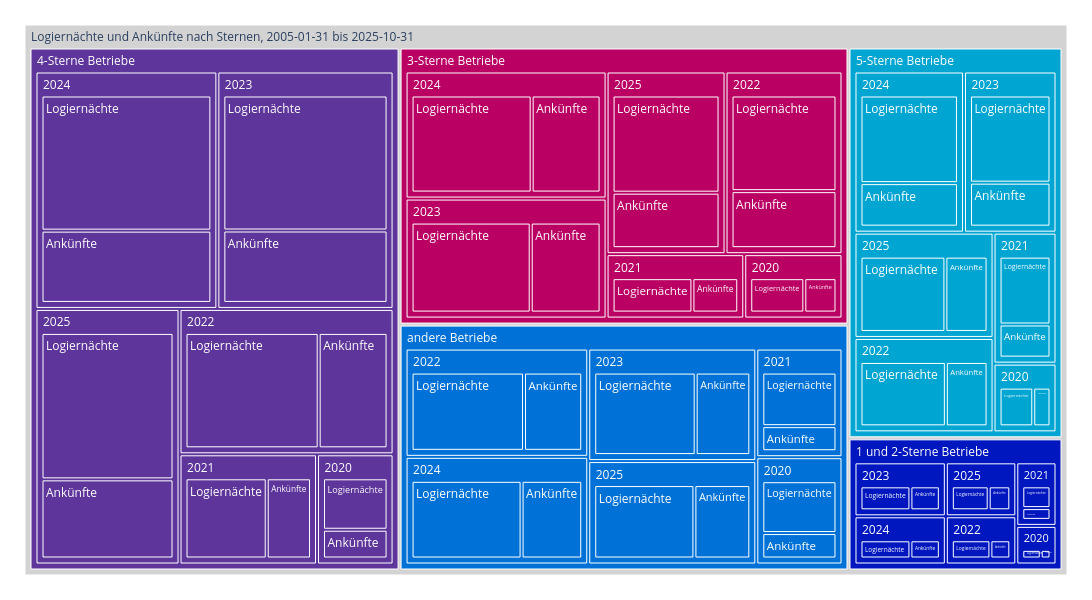

The notebook cell saved with this chart:
### Code cell
treeMap2 = mypy_dv.plot_px_treemap(
    data=myTreemapAgg.reset_index().query('Sterne !="Total" and Kennzahl =="Ankünfte" or Kennzahl =="Logiernächte"') \
    ,levels=['Sterne', 'Jahr_nbr','Kennzahl']
    ,values="sum_Anz"
    ,color="Sterne"
    #, color_continuous_scale='Blues'
    ,color_discrete_map=farben_dict_zc
    #,color_discrete_map={'(?)':'lightgrey', 'Erwerbstätige':'#99C32E', 'Nichterwerbspersonen':'#7B4100', 'Erwerbslose':'#DB247D'}  
    ,height=600
    ,width=1100               
    #,margin_val_bottom=25
    ,myHeaderTitle="Logiernächte und Ankünfte nach Sternen, "+ data_min_date + " bis "+data_max_date

)
treeMap2

### Figure 1 — Plotly figure (JSON) as saved in the notebook; plotly's stock layout.template omitted (floating-point values rounded to 4 significant figures)
{"data": [{"branchvalues": "total", "customdata": [["1 und 2-Sterne Betriebe"], ["andere Betriebe"], ["andere Betriebe"], ["1 und 2-Sterne Betriebe"], ["andere Betriebe"], ["andere Betriebe"], ["1 und 2-Sterne Betriebe"], ["1 und 2-Sterne Betriebe"], ["andere Betriebe"], ["1 und 2-Sterne Betriebe"], ["andere Betriebe"], ["andere Betriebe"], ["andere Betriebe"], ["5-Sterne Betriebe"], ["andere Betriebe"], ["5-Sterne Betriebe"], ["andere Betriebe"], ["1 und 2-Sterne Betriebe"], ["andere Betriebe"], ["5-Sterne Betriebe"], ["3-Sterne Betriebe"], ["5-Sterne Betriebe"], ["5-Sterne Betriebe"], ["3-Sterne Betriebe"], ["5-Sterne Betriebe"], ["5-Sterne Betriebe"], ["4-Sterne Betriebe"], ["5-Sterne Betriebe"], ["3-Sterne Betriebe"], ["andere Betriebe"], ["andere Betriebe"], ["5-Sterne Betriebe"], ["andere Betriebe"], ["1 und 2-Sterne Betriebe"], ["5-Sterne Betriebe"], ["4-Sterne Betriebe"], ["5-Sterne Betriebe"], ["5-Sterne Betriebe"], ["4-Sterne Betriebe"], ["1 und 2-Sterne Betriebe"], ["4-Sterne Betriebe"], ["4-Sterne Betriebe"], ["4-Sterne Betriebe"], ["3-Sterne Betriebe"], ["3-Sterne Betriebe"], ["3-Sterne Betriebe"], ["5-Sterne Betriebe"], ["4-Sterne Betriebe"], ["4-Sterne Betriebe"], ["5-Sterne Betriebe"], ["4-Sterne Betriebe"], ["4-Sterne Betriebe"], ["4-Sterne Betriebe"], ["4-Sterne Betriebe"], ["4-Sterne Betriebe"], ["4-Sterne Betriebe"], ["5-Sterne Betriebe"], ["4-Sterne Betriebe"], ["3-Sterne Betriebe"], ["4-Sterne Betriebe"], ["4-Sterne Betriebe"], ["3-Sterne Betriebe"], ["andere Betriebe"], ["3-Sterne Betriebe"], ["3-Sterne Betriebe"], ["3-Sterne Betriebe"], ["4-Sterne Betriebe"], ["5-Sterne Betriebe"], ["andere Betriebe"], ["5-Sterne Betriebe"], ["3-Sterne Betriebe"], ["3-Sterne Betriebe"], ["4-Sterne Betriebe"], ["5-Sterne Betriebe"], ["3-Sterne Betriebe"], ["3-Sterne Betriebe"], ["andere Betriebe"], ["1 und 2-Sterne Betriebe"], ["3-Sterne Betriebe"], ["3-Sterne Betriebe"], ["1 und 2-Sterne Betriebe"], ["1 und 2-Sterne Betriebe"], ["5-Sterne Betriebe"], ["1 und 2-Sterne Betriebe"], ["3-Sterne Betriebe"], ["1 und 2-Sterne Betriebe"], ["1 und 2-Sterne Betriebe"], ["1 und 2-Sterne Betriebe"], ["3-Sterne Betriebe"], ["andere Betriebe"], ["1 und 2-Sterne Betriebe"], ["1 und 2-Sterne Betriebe"], ["andere Betriebe"], ["1 und 2-Sterne Betriebe"], ["1 und 2-Sterne Betriebe"], ["(?)"]], "domain": {"x": [0, 1], "y": [0, 1]}, "hovertemplate": "%{label}<br><br>Anzahl:<br>%{value}<extra></extra>", "ids": ["Logiernächte und Ankünfte nach Sternen, 2005-01-31 bis 2025-10-31/1 und 2-Sterne Betriebe/2020/Ankünfte", "Logiernächte und Ankünfte nach Sternen, 2005-01-31 bis 2025-10-31/andere Betriebe/2022/Logiernächte", "Logiernächte und Ankünfte nach Sternen, 2005-01-31 bis 2025-10-31/andere Betriebe/2023/Logiernächte", "Logiernächte und Ankünfte nach Sternen, 2005-01-31 bis 2025-10-31/1 und 2-Sterne Betriebe/2024/Logiernächte", "Logiernächte und Ankünfte nach Sternen, 2005-01-31 bis 2025-10-31/andere Betriebe/2021/Logiernächte", "Logiernächte und Ankünfte nach Sternen, 2005-01-31 bis 2025-10-31/andere Betriebe/2025/Logiernächte", "Logiernächte und Ankünfte nach Sternen, 2005-01-31 bis 2025-10-31/1 und 2-Sterne Betriebe/2020", "Logiernächte und Ankünfte nach Sternen, 2005-01-31 bis 2025-10-31/1 und 2-Sterne Betriebe/2020/Logiernächte", "Logiernächte und Ankünfte nach Sternen, 2005-01-31 bis 2025-10-31/andere Betriebe/2025/Ankünfte", "Logiernächte und Ankünfte nach Sternen, 2005-01-31 bis 2025-10-31/1 und 2-Sterne Betriebe/2024/Ankünfte", "Logiernächte und Ankünfte nach Sternen, 2005-01-31 bis 2025-10-31/andere Betriebe/2023/Ankünfte", "Logiernächte und Ankünfte nach Sternen, 2005-01-31 bis 2025-10-31/andere Betriebe/2022", "Logiernächte und Ankünfte nach Sternen, 2005-01-31 bis 2025-10-31/andere Betriebe/2023", "Logiernächte und Ankünfte nach Sternen, 2005-01-31 bis 2025-10-31/5-Sterne Betriebe/2021", "Logiernächte und Ankünfte nach Sternen, 2005-01-31 bis 2025-10-31/andere Betriebe/2024", "Logiernächte und Ankünfte nach Sternen, 2005-01-31 bis 2025-10-31/5-Sterne Betriebe/2025", "Logiernächte und Ankünfte nach Sternen, 2005-01-31 bis 2025-10-31/andere Betriebe/2021/Ankünfte", "Logiernächte und Ankünfte nach Sternen, 2005-01-31 bis 2025-10-31/1 und 2-Sterne Betriebe/2022/Ankünfte", "Logiernächte und Ankünfte nach Sternen, 2005-01-31 bis 2025-10-31/andere Betriebe", "Logiernächte und Ankünfte nach Sternen, 2005-01-31 bis 2025-10-31/5-Sterne Betriebe/2024", "Logiernächte und Ankünfte nach Sternen, 2005-01-31 bis 2025-10-31/3-Sterne Betriebe/2020/Ankünfte", "Logiernächte und Ankünfte nach Sternen, 2005-01-31 bis 2025-10-31/5-Sterne Betriebe/2022/Logiernächte", "Logiernächte und Ankünfte nach Sternen, 2005-01-31 bis 2025-10-31/5-Sterne Betriebe", "Logiernächte und Ankünfte nach Sternen, 2005-01-31 bis 2025-10-31/3-Sterne Betriebe/2024/Logiernächte", "Logiernächte und Ankünfte nach Sternen, 2005-01-31 bis 2025-10-31/5-Sterne Betriebe/2021/Logiernächte", "Logiernächte und Ankünfte nach Sternen, 2005-01-31 bis 2025-10-31/5-Sterne Betriebe/2025/Logiernächte", "Logiernächte und Ankünfte nach Sternen, 2005-01-31 bis 2025-10-31/4-Sterne Betriebe/2025", "Logiernächte und Ankünfte nach Sternen, 2005-01-31 bis 2025-10-31/5-Sterne Betriebe/2023/Ankünfte", "Logiernächte und Ankünfte nach Sternen, 2005-01-31 bis 2025-10-31/3-Sterne Betriebe/2020/Logiernächte", "Logiernächte und Ankünfte nach Sternen, 2005-01-31 bis 2025-10-31/andere Betriebe/2022/Ankünfte", "Logiernächte und Ankünfte nach Sternen, 2005-01-31 bis 2025-10-31/andere Betriebe/2024/Ankünfte", "Logiernächte und Ankünfte nach Sternen, 2005-01-31 bis 2025-10-31/5-Sterne Betriebe/2025/Ankünfte", "Logiernächte und Ankünfte nach Sternen, 2005-01-31 bis 2025-10-31/andere Betriebe/2020", "Logiernächte und Ankünfte nach Sternen, 2005-01-31 bis 2025-10-31/1 und 2-Sterne Betriebe/2023", "Logiernächte und Ankünfte nach Sternen, 2005-01-31 bis 2025-10-31/5-Sterne Betriebe/2022", "Logiernächte und Ankünfte nach Sternen, 2005-01-31 bis 2025-10-31/4-Sterne Betriebe/2021", "Logiernächte und Ankünfte nach Sternen, 2005-01-31 bis 2025-10-31/5-Sterne Betriebe/2021/Ankünfte", "Logiernächte und Ankünfte nach Sternen, 2005-01-31 bis 2025-10-31/5-Sterne Betriebe/2023/Logiernächte", "Logiernächte und Ankünfte nach Sternen, 2005-01-31 bis 2025-10-31/4-Sterne Betriebe/2022", "Logiernächte und Ankünfte nach Sternen, 2005-01-31 bis 2025-10-31/1 und 2-Sterne Betriebe", "Logiernächte und Ankünfte nach Sternen, 2005-01-31 bis 2025-10-31/4-Sterne Betriebe/2024", "Logiernächte und Ankünfte nach Sternen, 2005-01-31 bis 2025-10-31/4-Sterne Betriebe/2024/Logiernächte", "Logiernächte und Ankünfte nach Sternen, 2005-01-31 bis 2025-10-31/4-Sterne Betriebe/2025/Logiernächte", "Logiernächte und Ankünfte nach Sternen, 2005-01-31 bis 2025-10-31/3-Sterne Betriebe/2021", "Logiernächte und Ankünfte nach Sternen, 2005-01-31 bis 2025-10-31/3-Sterne Betriebe/2025", "Logiernächte und Ankünfte nach Sternen, 2005-01-31 bis 2025-10-31/3-Sterne Betriebe/2023", "Logiernächte und Ankünfte nach Sternen, 2005-01-31 bis 2025-10-31/5-Sterne Betriebe/2020", "Logiernächte und Ankünfte nach Sternen, 2005-01-31 bis 2025-10-31/4-Sterne Betriebe/2023/Logiernächte", "Logiernächte und Ankünfte nach Sternen, 2005-01-31 bis 2025-10-31/4-Sterne Betriebe/2025/Ankünfte", "Logiernächte und Ankünfte nach Sternen, 2005-01-31 bis 2025-10-31/5-Sterne Betriebe/2024/Ankünfte", "Logiernächte und Ankünfte nach Sternen, 2005-01-31 bis 2025-10-31/4-Sterne Betriebe/2020/Logiernächte", "Logiernächte und Ankünfte nach Sternen, 2005-01-31 bis 2025-10-31/4-Sterne Betriebe/2023/Ankünfte", "Logiernächte und Ankünfte nach Sternen, 2005-01-31 bis 2025-10-31/4-Sterne Betriebe/2021/Ankünfte", "Logiernächte und Ankünfte nach Sternen, 2005-01-31 bis 2025-10-31/4-Sterne Betriebe/2020/Ankünfte", "Logiernächte und Ankünfte nach Sternen, 2005-01-31 bis 2025-10-31/4-Sterne Betriebe/2022/Logiernächte", "Logiernächte und Ankünfte nach Sternen, 2005-01-31 bis 2025-10-31/4-Sterne Betriebe/2021/Logiernächte", "Logiernächte und Ankünfte nach Sternen, 2005-01-31 bis 2025-10-31/5-Sterne Betriebe/2022/Ankünfte", "Logiernächte und Ankünfte nach Sternen, 2005-01-31 bis 2025-10-31/4-Sterne Betriebe/2023", "Logiernächte und Ankünfte nach Sternen, 2005-01-31 bis 2025-10-31/3-Sterne Betriebe/2023/Ankünfte", "Logiernächte und Ankünfte nach Sternen, 2005-01-31 bis 2025-10-31/4-Sterne Betriebe/2022/Ankünfte", "Logiernächte und Ankünfte nach Sternen, 2005-01-31 bis 2025-10-31/4-Sterne Betriebe/2024/Ankünfte", "Logiernächte und Ankünfte nach Sternen, 2005-01-31 bis 2025-10-31/3-Sterne Betriebe/2023/Logiernächte", "Logiernächte und Ankünfte nach Sternen, 2005-01-31 bis 2025-10-31/andere Betriebe/2021", "Logiernächte und Ankünfte nach Sternen, 2005-01-31 bis 2025-10-31/3-Sterne Betriebe/2021/Ankünfte", "Logiernächte und Ankünfte nach Sternen, 2005-01-31 bis 2025-10-31/3-Sterne Betriebe/2025/Ankünfte", "Logiernächte und Ankünfte nach Sternen, 2005-01-31 bis 2025-10-31/3-Sterne Betriebe/2022", "Logiernächte und Ankünfte nach Sternen, 2005-01-31 bis 2025-10-31/4-Sterne Betriebe/2020", "Logiernächte und Ankünfte nach Sternen, 2005-01-31 bis 2025-10-31/5-Sterne Betriebe/2020/Logiernächte", "Logiernächte und Ankünfte nach Sternen, 2005-01-31 bis 2025-10-31/andere Betriebe/2025", "Logiernächte und Ankünfte nach Sternen, 2005-01-31 bis 2025-10-31/5-Sterne Betriebe/2020/Ankünfte", "Logiernächte und Ankünfte nach Sternen, 2005-01-31 bis 2025-10-31/3-Sterne Betriebe/2021/Logiernächte", "Logiernächte und Ankünfte nach Sternen, 2005-01-31 bis 2025-10-31/3-Sterne Betriebe/2025/Logiernächte", "Logiernächte und Ankünfte nach Sternen, 2005-01-31 bis 2025-10-31/4-Sterne Betriebe", "Logiernächte und Ankünfte nach Sternen, 2005-01-31 bis 2025-10-31/5-Sterne Betriebe/2024/Logiernächte", "Logiernächte und Ankünfte nach Sternen, 2005-01-31 bis 2025-10-31/3-Sterne Betriebe/2022/Logiernächte", "Logiernächte und Ankünfte nach Sternen, 2005-01-31 bis 2025-10-31/3-Sterne Betriebe/2024", "Logiernächte und Ankünfte nach Sternen, 2005-01-31 bis 2025-10-31/andere Betriebe/2020/Ankünfte", "Logiernächte und Ankünfte nach Sternen, 2005-01-31 bis 2025-10-31/1 und 2-Sterne Betriebe/2025", "Logiernächte und Ankünfte nach Sternen, 2005-01-31 bis 2025-10-31/3-Sterne Betriebe", "Logiernächte und Ankünfte nach Sternen, 2005-01-31 bis 2025-10-31/3-Sterne Betriebe/2022/Ankünfte", "Logiernächte und Ankünfte nach Sternen, 2005-01-31 bis 2025-10-31/1 und 2-Sterne Betriebe/2021/Ankünfte", "Logiernächte und Ankünfte nach Sternen, 2005-01-31 bis 2025-10-31/1 und 2-Sterne Betriebe/2023/Logiernächte", "Logiernächte und Ankünfte nach Sternen, 2005-01-31 bis 2025-10-31/5-Sterne Betriebe/2023", "Logiernächte und Ankünfte nach Sternen, 2005-01-31 bis 2025-10-31/1 und 2-Sterne Betriebe/2023/Ankünfte", "Logiernächte und Ankünfte nach Sternen, 2005-01-31 bis 2025-10-31/3-Sterne Betriebe/2024/Ankünfte", "Logiernächte und Ankünfte nach Sternen, 2005-01-31 bis 2025-10-31/1 und 2-Sterne Betriebe/2022", "Logiernächte und Ankünfte nach Sternen, 2005-01-31 bis 2025-10-31/1 und 2-Sterne Betriebe/2025/Ankünfte", "Logiernächte und Ankünfte nach Sternen, 2005-01-31 bis 2025-10-31/1 und 2-Sterne Betriebe/2021", "Logiernächte und Ankünfte nach Sternen, 2005-01-31 bis 2025-10-31/3-Sterne Betriebe/2020", "Logiernächte und Ankünfte nach Sternen, 2005-01-31 bis 2025-10-31/andere Betriebe/2020/Logiernächte", "Logiernächte und Ankünfte nach Sternen, 2005-01-31 bis 2025-10-31/1 und 2-Sterne Betriebe/2021/Logiernächte", "Logiernächte und Ankünfte nach Sternen, 2005-01-31 bis 2025-10-31/1 und 2-Sterne Betriebe/2025/Logiernächte", "Logiernächte und Ankünfte nach Sternen, 2005-01-31 bis 2025-10-31/andere Betriebe/2024/Logiernächte", "Logiernächte und Ankünfte nach Sternen, 2005-01-31 bis 2025-10-31/1 und 2-Sterne Betriebe/2022/Logiernächte", "Logiernächte und Ankünfte nach Sternen, 2005-01-31 bis 2025-10-31/1 und 2-Sterne Betriebe/2024", "Logiernächte und Ankünfte nach Sternen, 2005-01-31 bis 2025-10-31"], "labels": ["Ankünfte", "Logiernächte", "Logiernächte", "Logiernächte", "Logiernächte", "Logiernächte", "2020", "Logiernächte", "Ankünfte", "Ankünfte", "Ankünfte", "2022", "2023", "2021", "2024", "2025", "Ankünfte", "Ankünfte", "andere Betriebe", "2024", "Ankünfte", "Logiernächte", "5-Sterne Betriebe", "Logiernächte", "Logiernächte", "Logiernächte", "2025", "Ankünfte", "Logiernächte", "Ankünfte", "Ankünfte", "Ankünfte", "2020", "2023", "2022", "2021", "Ankünfte", "Logiernächte", "2022", "1 und 2-Sterne Betriebe", "2024", "Logiernächte", "Logiernächte", "2021", "2025", "2023", "2020", "Logiernächte", "Ankünfte", "Ankünfte", "Logiernächte", "Ankünfte", "Ankünfte", "Ankünfte", "Logiernächte", "Logiernächte", "Ankünfte", "2023", "Ankünfte", "Ankünfte", "Ankünfte", "Logiernächte", "2021", "Ankünfte", "Ankünfte", "2022", "2020", "Logiernächte", "2025", "Ankünfte", "Logiernächte", "Logiernächte", "4-Sterne Betriebe", "Logiernächte", "Logiernächte", "2024", "Ankünfte", "2025", "3-Sterne Betriebe", "Ankünfte", "Ankünfte", "Logiernächte", "2023", "Ankünfte", "Ankünfte", "2022", "Ankünfte", "2021", "2020", "Logiernächte", "Logiernächte", "Logiernächte", "Logiernächte", "Logiernächte", "2024", "Logiernächte und Ankünfte nach Sternen, 2005-01-31 bis 2025-10-31"], "marker": {"colors": ["#0017BF", "#0072D7", "#0072D7", "#0017BF", "#0072D7", "#0072D7", "#0017BF", "#0017BF", "#0072D7", "#0017BF", "#0072D7", "#0072D7", "#0072D7", "#00A5D2", "#0072D7", "#00A5D2", "#0072D7", "#0017BF", "#0072D7", "#00A5D2", "#BA0062", "#00A5D2", "#00A5D2", "#BA0062", "#00A5D2", "#00A5D2", "#5E359A", "#00A5D2", "#BA0062", "#0072D7", "#0072D7", "#00A5D2", "#0072D7", "#0017BF", "#00A5D2", "#5E359A", "#00A5D2", "#00A5D2", "#5E359A", "#0017BF", "#5E359A", "#5E359A", "#5E359A", "#BA0062", "#BA0062", "#BA0062", "#00A5D2", "#5E359A", "#5E359A", "#00A5D2", "#5E359A", "#5E359A", "#5E359A", "#5E359A", "#5E359A", "#5E359A", "#00A5D2", "#5E359A", "#BA0062", "#5E359A", "#5E359A", "#BA0062", "#0072D7", "#BA0062", "#BA0062", "#BA0062", "#5E359A", "#00A5D2", "#0072D7", "#00A5D2", "#BA0062", "#BA0062", "#5E359A", "#00A5D2", "#BA0062", "#BA0062", "#0072D7", "#0017BF", "#BA0062", "#BA0062", "#0017BF", "#0017BF", "#00A5D2", "#0017BF", "#BA0062", "#0017BF", "#0017BF", "#0017BF", "#BA0062", "#0072D7", "#0017BF", "#0017BF", "#0072D7", "#0017BF", "#0017BF", "lightgrey"]}, "name": "", "parents": ["Logiernächte und Ankünfte nach Sternen, 2005-01-31 bis 2025-10-31/1 und 2-Sterne Betriebe/2020", "Logiernächte und Ankünfte nach Sternen, 2005-01-31 bis 2025-10-31/andere Betriebe/2022", "Logiernächte und Ankünfte nach Sternen, 2005-01-31 bis 2025-10-31/andere Betriebe/2023", "Logiernächte und Ankünfte nach Sternen, 2005-01-31 bis 2025-10-31/1 und 2-Sterne Betriebe/2024", "Logiernächte und Ankünfte nach Sternen, 2005-01-31 bis 2025-10-31/andere Betriebe/2021", "Logiernächte und Ankünfte nach Sternen, 2005-01-31 bis 2025-10-31/andere Betriebe/2025", "Logiernächte und Ankünfte nach Sternen, 2005-01-31 bis 2025-10-31/1 und 2-Sterne Betriebe", "Logiernächte und Ankünfte nach Sternen, 2005-01-31 bis 2025-10-31/1 und 2-Sterne Betriebe/2020", "Logiernächte und Ankünfte nach Sternen, 2005-01-31 bis 2025-10-31/andere Betriebe/2025", "Logiernächte und Ankünfte nach Sternen, 2005-01-31 bis 2025-10-31/1 und 2-Sterne Betriebe/2024", "Logiernächte und Ankünfte nach Sternen, 2005-01-31 bis 2025-10-31/andere Betriebe/2023", "Logiernächte und Ankünfte nach Sternen, 2005-01-31 bis 2025-10-31/andere Betriebe", "Logiernächte und Ankünfte nach Sternen, 2005-01-31 bis 2025-10-31/andere Betriebe", "Logiernächte und Ankünfte nach Sternen, 2005-01-31 bis 2025-10-31/5-Sterne Betriebe", "Logiernächte und Ankünfte nach Sternen, 2005-01-31 bis 2025-10-31/andere Betriebe", "Logiernächte und Ankünfte nach Sternen, 2005-01-31 bis 2025-10-31/5-Sterne Betriebe", "Logiernächte und Ankünfte nach Sternen, 2005-01-31 bis 2025-10-31/andere Betriebe/2021", "Logiernächte und Ankünfte nach Sternen, 2005-01-31 bis 2025-10-31/1 und 2-Sterne Betriebe/2022", "Logiernächte und Ankünfte nach Sternen, 2005-01-31 bis 2025-10-31", "Logiernächte und Ankünfte nach Sternen, 2005-01-31 bis 2025-10-31/5-Sterne Betriebe", "Logiernächte und Ankünfte nach Sternen, 2005-01-31 bis 2025-10-31/3-Sterne Betriebe/2020", "Logiernächte und Ankünfte nach Sternen, 2005-01-31 bis 2025-10-31/5-Sterne Betriebe/2022", "Logiernächte und Ankünfte nach Sternen, 2005-01-31 bis 2025-10-31", "Logiernächte und Ankünfte nach Sternen, 2005-01-31 bis 2025-10-31/3-Sterne Betriebe/2024", "Logiernächte und Ankünfte nach Sternen, 2005-01-31 bis 2025-10-31/5-Sterne Betriebe/2021", "Logiernächte und Ankünfte nach Sternen, 2005-01-31 bis 2025-10-31/5-Sterne Betriebe/2025", "Logiernächte und Ankünfte nach Sternen, 2005-01-31 bis 2025-10-31/4-Sterne Betriebe", "Logiernächte und Ankünfte nach Sternen, 2005-01-31 bis 2025-10-31/5-Sterne Betriebe/2023", "Logiernächte und Ankünfte nach Sternen, 2005-01-31 bis 2025-10-31/3-Sterne Betriebe/2020", "Logiernächte und Ankünfte nach Sternen, 2005-01-31 bis 2025-10-31/andere Betriebe/2022", "Logiernächte und Ankünfte nach Sternen, 2005-01-31 bis 2025-10-31/andere Betriebe/2024", "Logiernächte und Ankünfte nach Sternen, 2005-01-31 bis 2025-10-31/5-Sterne Betriebe/2025", "Logiernächte und Ankünfte nach Sternen, 2005-01-31 bis 2025-10-31/andere Betriebe", "Logiernächte und Ankünfte nach Sternen, 2005-01-31 bis 2025-10-31/1 und 2-Sterne Betriebe", "Logiernächte und Ankünfte nach Sternen, 2005-01-31 bis 2025-10-31/5-Sterne Betriebe", "Logiernächte und Ankünfte nach Sternen, 2005-01-31 bis 2025-10-31/4-Sterne Betriebe", "Logiernächte und Ankünfte nach Sternen, 2005-01-31 bis 2025-10-31/5-Sterne Betriebe/2021", "Logiernächte und Ankünfte nach Sternen, 2005-01-31 bis 2025-10-31/5-Sterne Betriebe/2023", "Logiernächte und Ankünfte nach Sternen, 2005-01-31 bis 2025-10-31/4-Sterne Betriebe", "Logiernächte und Ankünfte nach Sternen, 2005-01-31 bis 2025-10-31", "Logiernächte und Ankünfte nach Sternen, 2005-01-31 bis 2025-10-31/4-Sterne Betriebe", "Logiernächte und Ankünfte nach Sternen, 2005-01-31 bis 2025-10-31/4-Sterne Betriebe/2024", "Logiernächte und Ankünfte nach Sternen, 2005-01-31 bis 2025-10-31/4-Sterne Betriebe/2025", "Logiernächte und Ankünfte nach Sternen, 2005-01-31 bis 2025-10-31/3-Sterne Betriebe", "Logiernächte und Ankünfte nach Sternen, 2005-01-31 bis 2025-10-31/3-Sterne Betriebe", "Logiernächte und Ankünfte nach Sternen, 2005-01-31 bis 2025-10-31/3-Sterne Betriebe", "Logiernächte und Ankünfte nach Sternen, 2005-01-31 bis 2025-10-31/5-Sterne Betriebe", "Logiernächte und Ankünfte nach Sternen, 2005-01-31 bis 2025-10-31/4-Sterne Betriebe/2023", "Logiernächte und Ankünfte nach Sternen, 2005-01-31 bis 2025-10-31/4-Sterne Betriebe/2025", "Logiernächte und Ankünfte nach Sternen, 2005-01-31 bis 2025-10-31/5-Sterne Betriebe/2024", "Logiernächte und Ankünfte nach Sternen, 2005-01-31 bis 2025-10-31/4-Sterne Betriebe/2020", "Logiernächte und Ankünfte nach Sternen, 2005-01-31 bis 2025-10-31/4-Sterne Betriebe/2023", "Logiernächte und Ankünfte nach Sternen, 2005-01-31 bis 2025-10-31/4-Sterne Betriebe/2021", "Logiernächte und Ankünfte nach Sternen, 2005-01-31 bis 2025-10-31/4-Sterne Betriebe/2020", "Logiernächte und Ankünfte nach Sternen, 2005-01-31 bis 2025-10-31/4-Sterne Betriebe/2022", "Logiernächte und Ankünfte nach Sternen, 2005-01-31 bis 2025-10-31/4-Sterne Betriebe/2021", "Logiernächte und Ankünfte nach Sternen, 2005-01-31 bis 2025-10-31/5-Sterne Betriebe/2022", "Logiernächte und Ankünfte nach Sternen, 2005-01-31 bis 2025-10-31/4-Sterne Betriebe", "Logiernächte und Ankünfte nach Sternen, 2005-01-31 bis 2025-10-31/3-Sterne Betriebe/2023", "Logiernächte und Ankünfte nach Sternen, 2005-01-31 bis 2025-10-31/4-Sterne Betriebe/2022", "Logiernächte und Ankünfte nach Sternen, 2005-01-31 bis 2025-10-31/4-Sterne Betriebe/2024", "Logiernächte und Ankünfte nach Sternen, 2005-01-31 bis 2025-10-31/3-Sterne Betriebe/2023", "Logiernächte und Ankünfte nach Sternen, 2005-01-31 bis 2025-10-31/andere Betriebe", "Logiernächte und Ankünfte nach Sternen, 2005-01-31 bis 2025-10-31/3-Sterne Betriebe/2021", "Logiernächte und Ankünfte nach Sternen, 2005-01-31 bis 2025-10-31/3-Sterne Betriebe/2025", "Logiernächte und Ankünfte nach Sternen, 2005-01-31 bis 2025-10-31/3-Sterne Betriebe", "Logiernächte und Ankünfte nach Sternen, 2005-01-31 bis 2025-10-31/4-Sterne Betriebe", "Logiernächte und Ankünfte nach Sternen, 2005-01-31 bis 2025-10-31/5-Sterne Betriebe/2020", "Logiernächte und Ankünfte nach Sternen, 2005-01-31 bis 2025-10-31/andere Betriebe", "Logiernächte und Ankünfte nach Sternen, 2005-01-31 bis 2025-10-31/5-Sterne Betriebe/2020", "Logiernächte und Ankünfte nach Sternen, 2005-01-31 bis 2025-10-31/3-Sterne Betriebe/2021", "Logiernächte und Ankünfte nach Sternen, 2005-01-31 bis 2025-10-31/3-Sterne Betriebe/2025", "Logiernächte und Ankünfte nach Sternen, 2005-01-31 bis 2025-10-31", "Logiernächte und Ankünfte nach Sternen, 2005-01-31 bis 2025-10-31/5-Sterne Betriebe/2024", "Logiernächte und Ankünfte nach Sternen, 2005-01-31 bis 2025-10-31/3-Sterne Betriebe/2022", "Logiernächte und Ankünfte nach Sternen, 2005-01-31 bis 2025-10-31/3-Sterne Betriebe", "Logiernächte und Ankünfte nach Sternen, 2005-01-31 bis 2025-10-31/andere Betriebe/2020", "Logiernächte und Ankünfte nach Sternen, 2005-01-31 bis 2025-10-31/1 und 2-Sterne Betriebe", "Logiernächte und Ankünfte nach Sternen, 2005-01-31 bis 2025-10-31", "Logiernächte und Ankünfte nach Sternen, 2005-01-31 bis 2025-10-31/3-Sterne Betriebe/2022", "Logiernächte und Ankünfte nach Sternen, 2005-01-31 bis 2025-10-31/1 und 2-Sterne Betriebe/2021", "Logiernächte und Ankünfte nach Sternen, 2005-01-31 bis 2025-10-31/1 und 2-Sterne Betriebe/2023", "Logiernächte und Ankünfte nach Sternen, 2005-01-31 bis 2025-10-31/5-Sterne Betriebe", "Logiernächte und Ankünfte nach Sternen, 2005-01-31 bis 2025-10-31/1 und 2-Sterne Betriebe/2023", "Logiernächte und Ankünfte nach Sternen, 2005-01-31 bis 2025-10-31/3-Sterne Betriebe/2024", "Logiernächte und Ankünfte nach Sternen, 2005-01-31 bis 2025-10-31/1 und 2-Sterne Betriebe", "Logiernächte und Ankünfte nach Sternen, 2005-01-31 bis 2025-10-31/1 und 2-Sterne Betriebe/2025", "Logiernächte und Ankünfte nach Sternen, 2005-01-31 bis 2025-10-31/1 und 2-Sterne Betriebe", "Logiernächte und Ankünfte nach Sternen, 2005-01-31 bis 2025-10-31/3-Sterne Betriebe", "Logiernächte und Ankünfte nach Sternen, 2005-01-31 bis 2025-10-31/andere Betriebe/2020", "Logiernächte und Ankünfte nach Sternen, 2005-01-31 bis 2025-10-31/1 und 2-Sterne Betriebe/2021", "Logiernächte und Ankünfte nach Sternen, 2005-01-31 bis 2025-10-31/1 und 2-Sterne Betriebe/2025", "Logiernächte und Ankünfte nach Sternen, 2005-01-31 bis 2025-10-31/andere Betriebe/2024", "Logiernächte und Ankünfte nach Sternen, 2005-01-31 bis 2025-10-31/1 und 2-Sterne Betriebe/2022", "Logiernächte und Ankünfte nach Sternen, 2005-01-31 bis 2025-10-31/1 und 2-Sterne Betriebe", ""], "root": {"color": "grey"}, "type": "treemap", "values": [36457, 754699, 712011, 187972, 369553, 646628, 105341, 68884, 360724, 110790, 383419, 1145670, 1095430, 468395, 1139678, 832039, 172938, 78496, 5466453, 1002704, 134713, 501127, 4141900, 925983, 314600, 555923, 1998490, 284172, 226332, 390971, 404982, 276116, 535832, 334642, 745843, 822566, 153795, 563077, 1689450, 1400661, 2344215, 1527379, 1297327, 506141, 1239920, 1376300, 245670, 1478430, 701163, 332806, 293822, 793073, 290247, 164284, 1113326, 532319, 244716, 2271503, 508738, 576124, 816836, 867562, 542491, 184561, 450707, 1218852, 458106, 162518, 1007352, 83152, 321580, 789213, 9584330, 669898, 763637, 1457322, 176368, 257894, 6159580, 455215, 60925, 210561, 847249, 124081, 531339, 230618, 95296, 173404, 361045, 359464, 112479, 162598, 734696, 152122, 298762, 26752924]}], "layout": {"height": 600, "legend": {"tracegroupgap": 0}, "margin": {"b": 25, "l": 25, "r": 25, "t": 25}, "width": 1100}}
